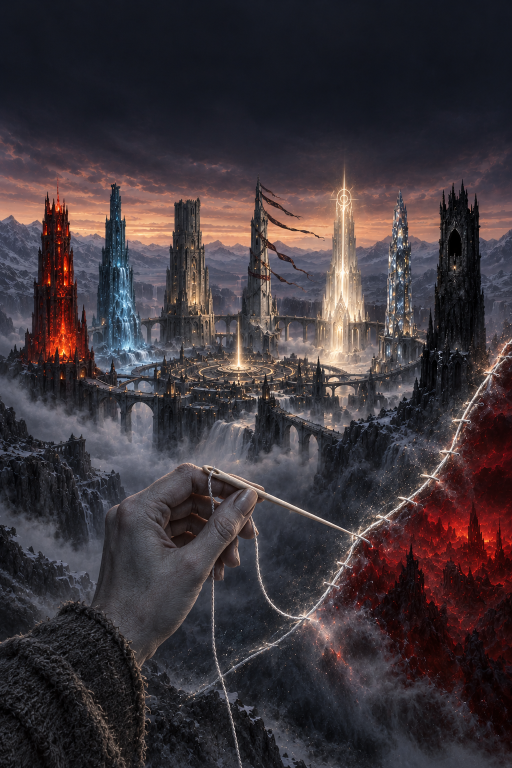
#> input picture izdatelstvo/oblozhki/kniga2_art.png, 1024 x 1536 px, found by its file name (shown at 1/2 size)
$ python maket.py
#> lines starting #> are read from the running program, lines starting #| are printed output that depends on the picture
from PIL import Image, ImageDraw, ImageFont, ImageFilter
D='/tmp/claude-0/-home-user-Erborian/81660563-3798-5c41-a7b9-75e3b863bf30/scratchpad/'
img=Image.open('izdatelstvo/oblozhki/kniga2_art.png').convert('RGB')
#> img is the input picture: PIL image 1024x1536 RGB; mean R, G, B 61.8, 53.4, 58.2
W,H=1600,2400
img=img.resize((W,H),Image.LANCZOS)
#> img: PIL image 1600x2400 RGB
# bottom gradient
grad=Image.new('L',(1,H),0)
for y in range(H):
    t=max(0,(y-int(H*0.80))/(H*0.20)); grad.putpixel((0,y),int(200*t))
grad=grad.resize((W,H)); black=Image.new('RGB',(W,H),(8,8,12))
#> after `grad = grad.resize((W, H))`:
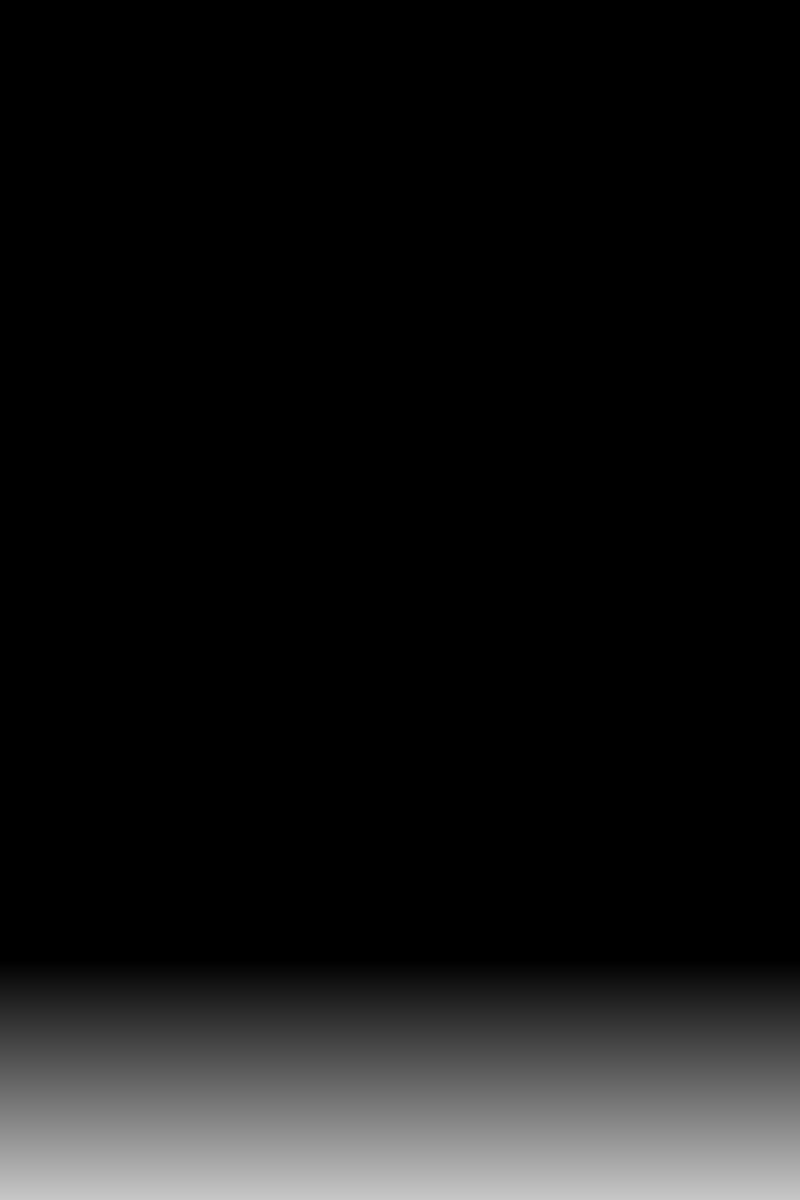
#> grad: PIL image 1600x2400 L (shown at 1/2 size); min 0, max 199, mean 19.9
img=Image.composite(black,img,grad)
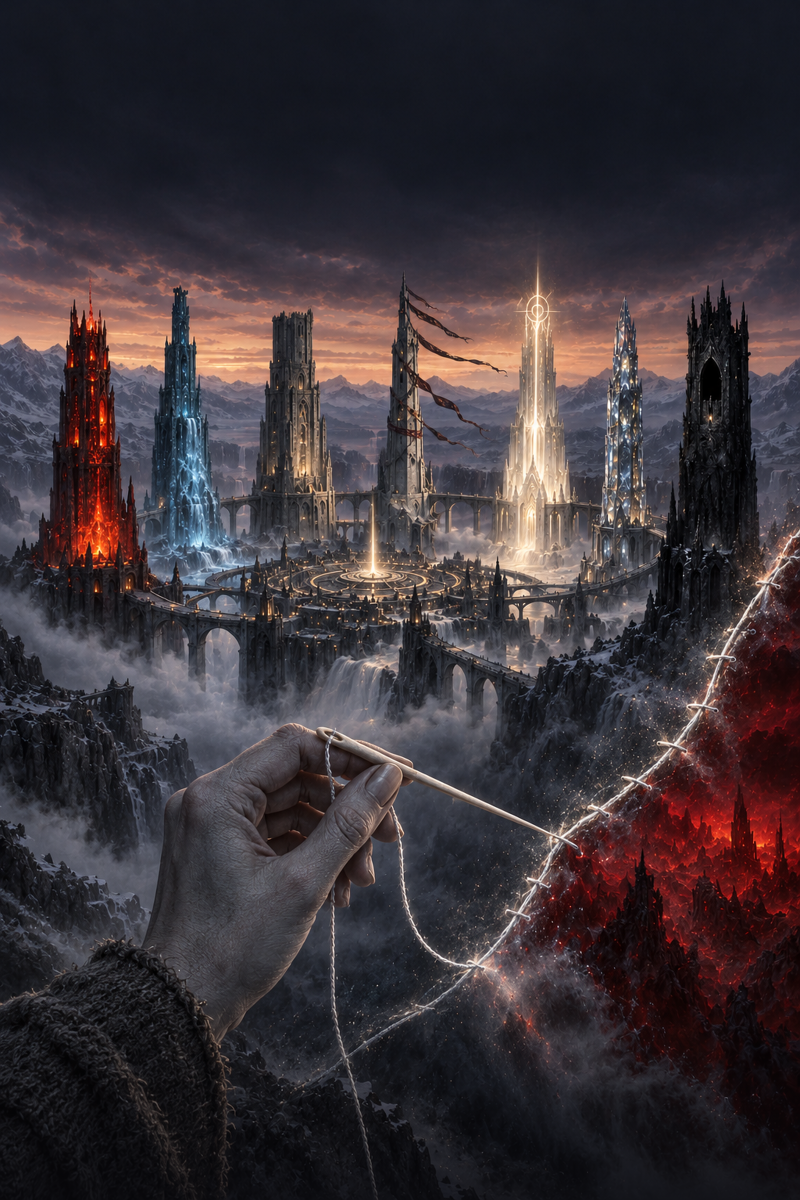
#> img: PIL image 1600x2400 RGB (shown at 1/2 size); mean R, G, B 59.5, 51.3, 56.1
def font(path,size,var=None):
    f=ImageFont.truetype(D+path,size)
    if var:
        try: f.set_variation_by_name(var)
        except Exception as e: print(e)
    return f
sc=font('csc.ttf',54); big=font('cg.ttf',190,'SemiBold'); small=font('csc.ttf',40); auth=font('csc.ttf',78)
silver=(226,228,236)
def center(d,y,text,f,fill,spacing=0):
    # manual letter spacing
    widths=[d.textlength(c,font=f) for c in text]; tw=sum(widths)+spacing*(len(text)-1)
    x=(W-tw)/2
    for c,w in zip(text,widths):
        d.text((x,y),c,font=f,fill=fill); x+=w+spacing
def layer(draw_fn):
    sh=Image.new('RGBA',(W,H),(0,0,0,0)); draw_fn(ImageDraw.Draw(sh),(0,0,0,230))
#> after `sh = Image.new('RGBA', (W, H), (0, 0, 0, 0))`: sh: PIL image 1600x2400 RGBA; every value is 0
    sh=sh.filter(ImageFilter.GaussianBlur(8))
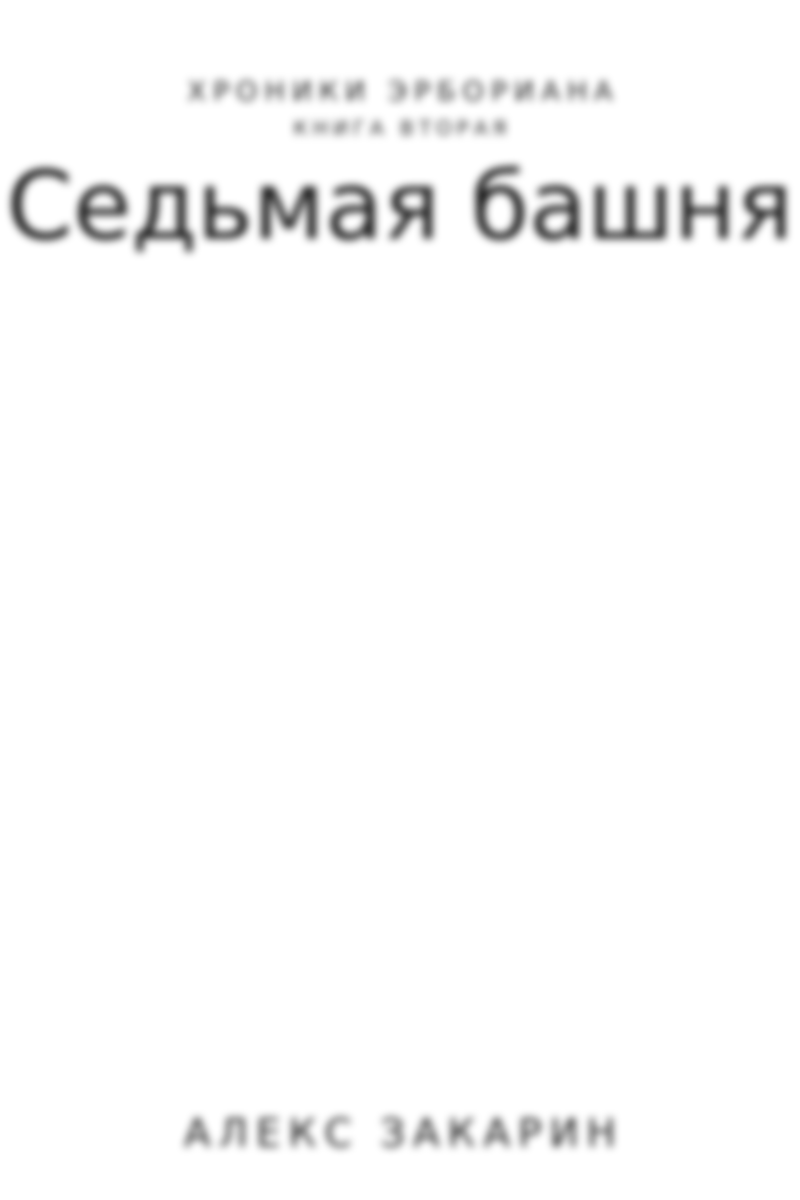
#> sh: PIL image 1600x2400 RGBA (shown at 1/2 size); mean R, G, B, A 0, 0, 0, 5; transparent parts drawn white
    tx=Image.new('RGBA',(W,H),(0,0,0,0)); draw_fn(ImageDraw.Draw(tx),silver+(255,))
#> after `draw_fn(ImageDraw.Draw(tx), silver + (255,))`:
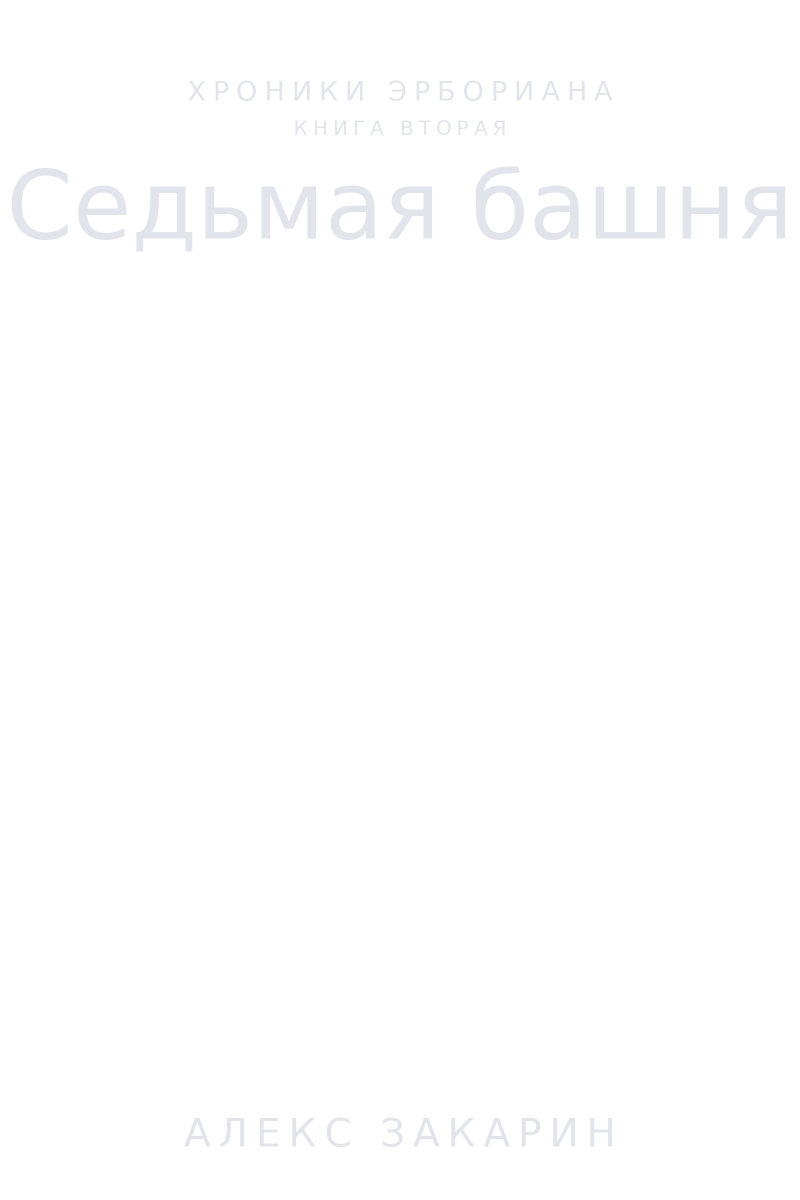
#> tx: PIL image 1600x2400 RGBA (shown at 1/2 size); mean R, G, B, A 5.4, 5.4, 5.6, 5.6; transparent parts drawn white
    return sh,tx
def texts(d,fill):
    center(d,150,'ХРОНИКИ ЭРБОРИАНА',sc,fill,spacing=14)
    center(d,232,'КНИГА ВТОРАЯ',small,fill,spacing=10)
    center(d,300,'Седьмая башня',big,fill)
    center(d,H-180,'АЛЕКС ЗАКАРИН',auth,fill,spacing=16)
sh,tx=layer(texts)
out=img.convert('RGBA'); out.alpha_composite(sh); out.alpha_composite(sh); out.alpha_composite(tx)
#> after `out.alpha_composite(tx)`:
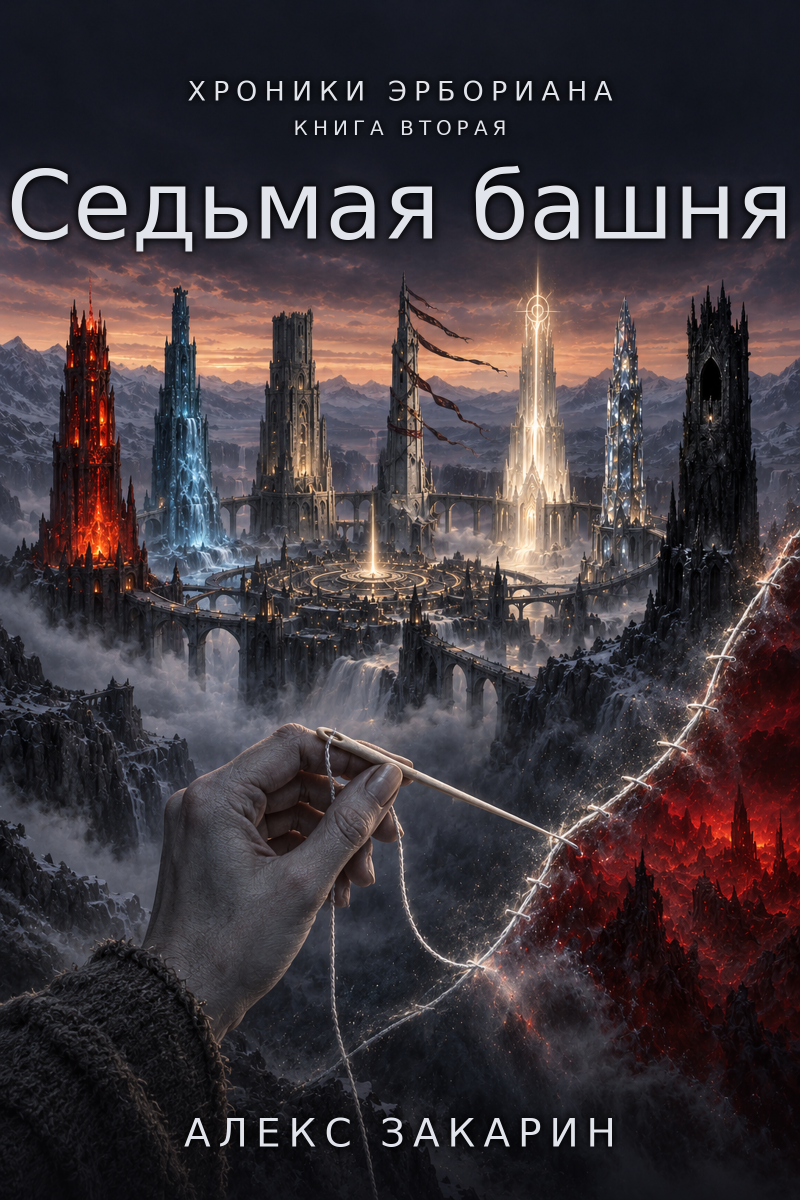
#> out: PIL image 1600x2400 RGBA (shown at 1/2 size); mean R, G, B, A 63.3, 55.1, 59.7, 255
d=ImageDraw.Draw(out); d.line([(W/2-120,520),(W/2+120,520)],fill=silver+(200,),width=2)
out.convert('RGB').save('izdatelstvo/oblozhki/kniga2_maket.jpg',quality=93)

$ run again, with izdatelstvo/oblozhki/kniga1_art.png copied over izdatelstvo/oblozhki/kniga2_art.png
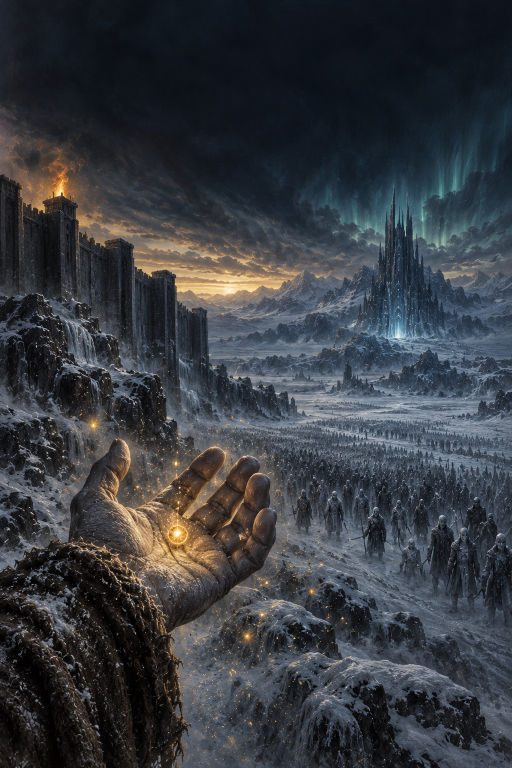
#> input picture izdatelstvo/oblozhki/kniga1_art.png, 1024 x 1536 px, found by its file name (shown at 1/2 size)
#> img is the input picture: PIL image 1024x1536 RGB; mean R, G, B 56.3, 59.7, 64.9
#> `img=Image.composite(black,img,grad)`:
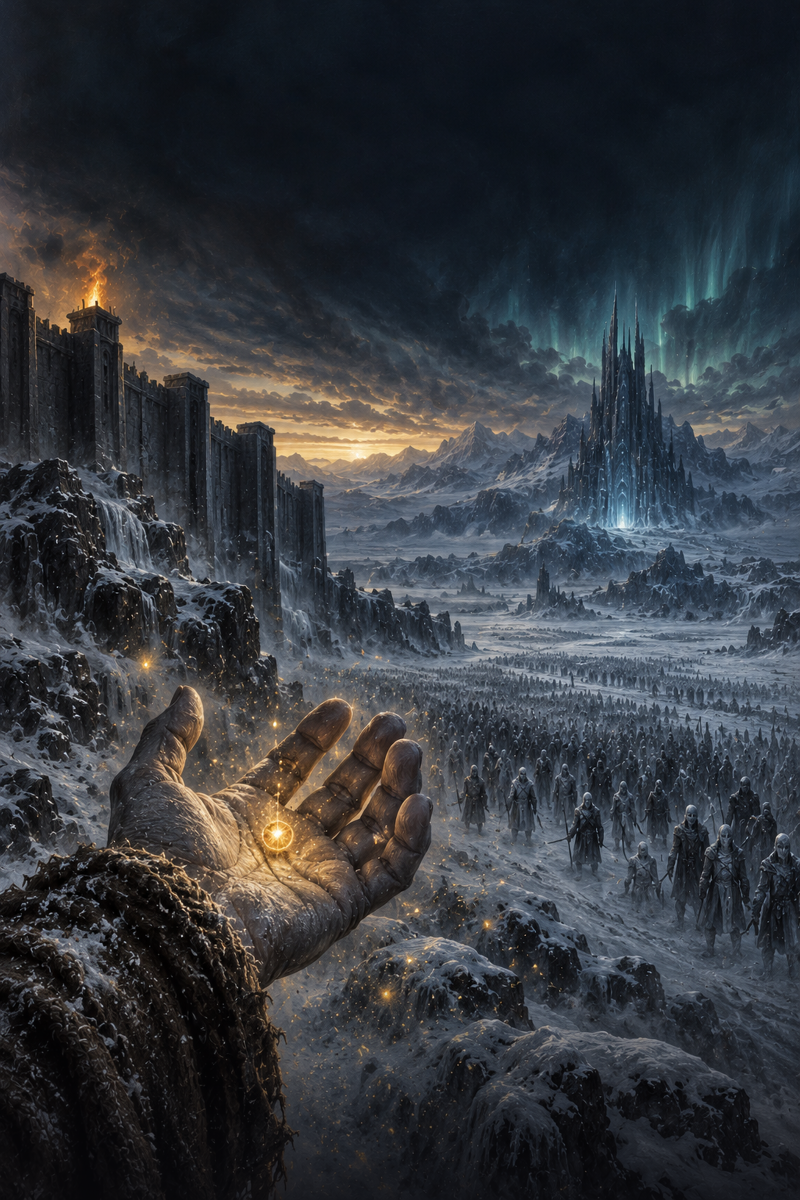
#> img: PIL image 1600x2400 RGB (shown at 1/2 size); mean R, G, B 53.2, 56.5, 61.6
#> `out.alpha_composite(tx)`:
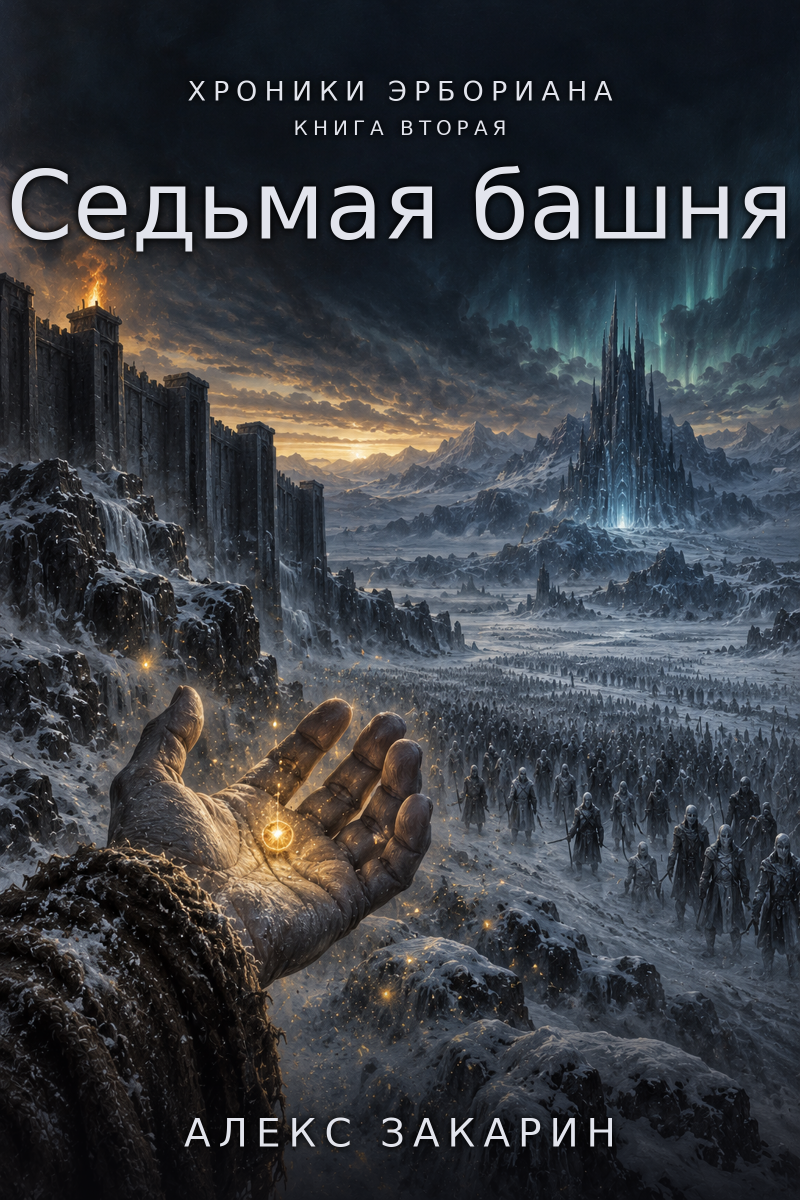
#> out: PIL image 1600x2400 RGBA (shown at 1/2 size); mean R, G, B, A 57.2, 60.4, 65.5, 255
